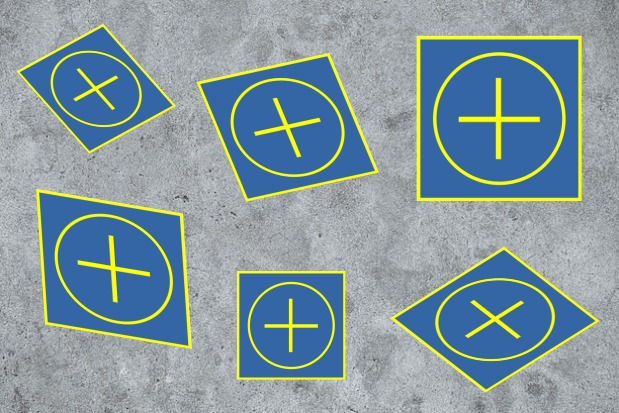
#> input picture scripts/CBRbase/example.jpeg, 619 x 413 px, given in place of the camera
$ python saturation.py
#> lines starting #> are read from the running program, lines starting #| are printed output that depends on the picture
import cv2

def nothing(x):
    pass

capture = cv2.VideoCapture(0)

cv2.namedWindow('Parâmetros')
cv2.createTrackbar('Weight', 'Parâmetros', -200, 200, nothing)

while True:
    success, frame = capture.read()
#> frame is the input picture: shape (413, 619, 3); mean B, G, R 158.7, 151.3, 131.8
    if success == False:
        raise ConnectionError
    camera = frame.copy()
    gray = cv2.cvtColor(camera, cv2.COLOR_BGR2GRAY)
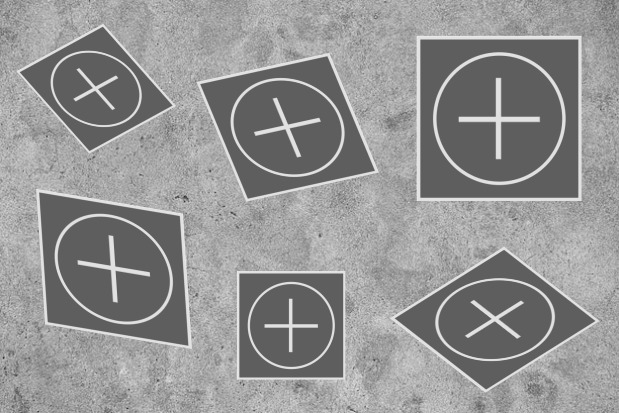
#> gray: shape (413, 619); min 42, max 241, mean 146.3
    camera_structure_fix = cv2.cvtColor(gray,cv2.COLOR_GRAY2RGB)

    gray_inv = cv2.bitwise_not(camera_structure_fix)
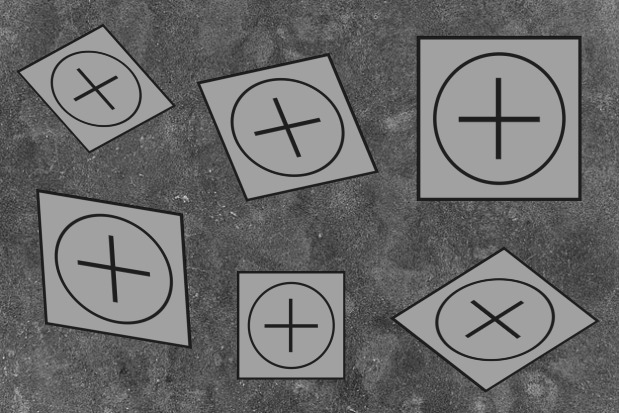
#> gray_inv: shape (413, 619, 3); min 14, max 213, mean 108.7
    weight = cv2.getTrackbarPos('Weight', 'Parâmetros')

    final = cv2.addWeighted(camera, weight / 100, gray_inv, 1 - weight / 100 , 0)
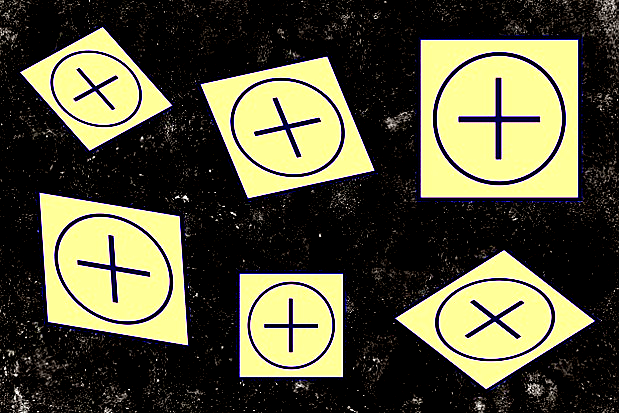
#> final: shape (413, 619, 3); mean B, G, R 60.8, 86.8, 88.7
    cv2.imshow('Antes', camera)
    cv2.imshow('Depois', final)

    cv2.waitKey(2)

$ run again, on scripts/CBRbase/template.jpeg
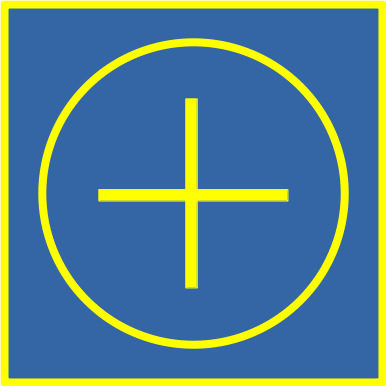
#> input picture scripts/CBRbase/template.jpeg, 386 x 386 px, given in place of the camera
#> frame is the input picture: shape (386, 386, 3); mean B, G, R 139.2, 126.8, 84.9
#> `gray_inv = cv2.bitwise_not(camera_structure_fix)`:
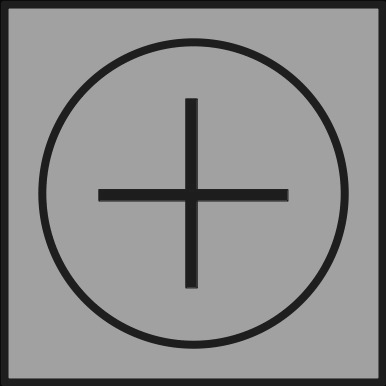
#> gray_inv: shape (386, 386, 3); min 6, max 171, mean 139.5
#> `final = cv2.addWeighted(camera, weight / 100, gray_inv, 1 - weight / 1..`:
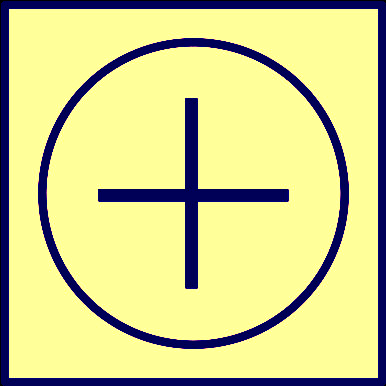
#> final: shape (386, 386, 3); mean B, G, R 141.8, 210.9, 211.2
